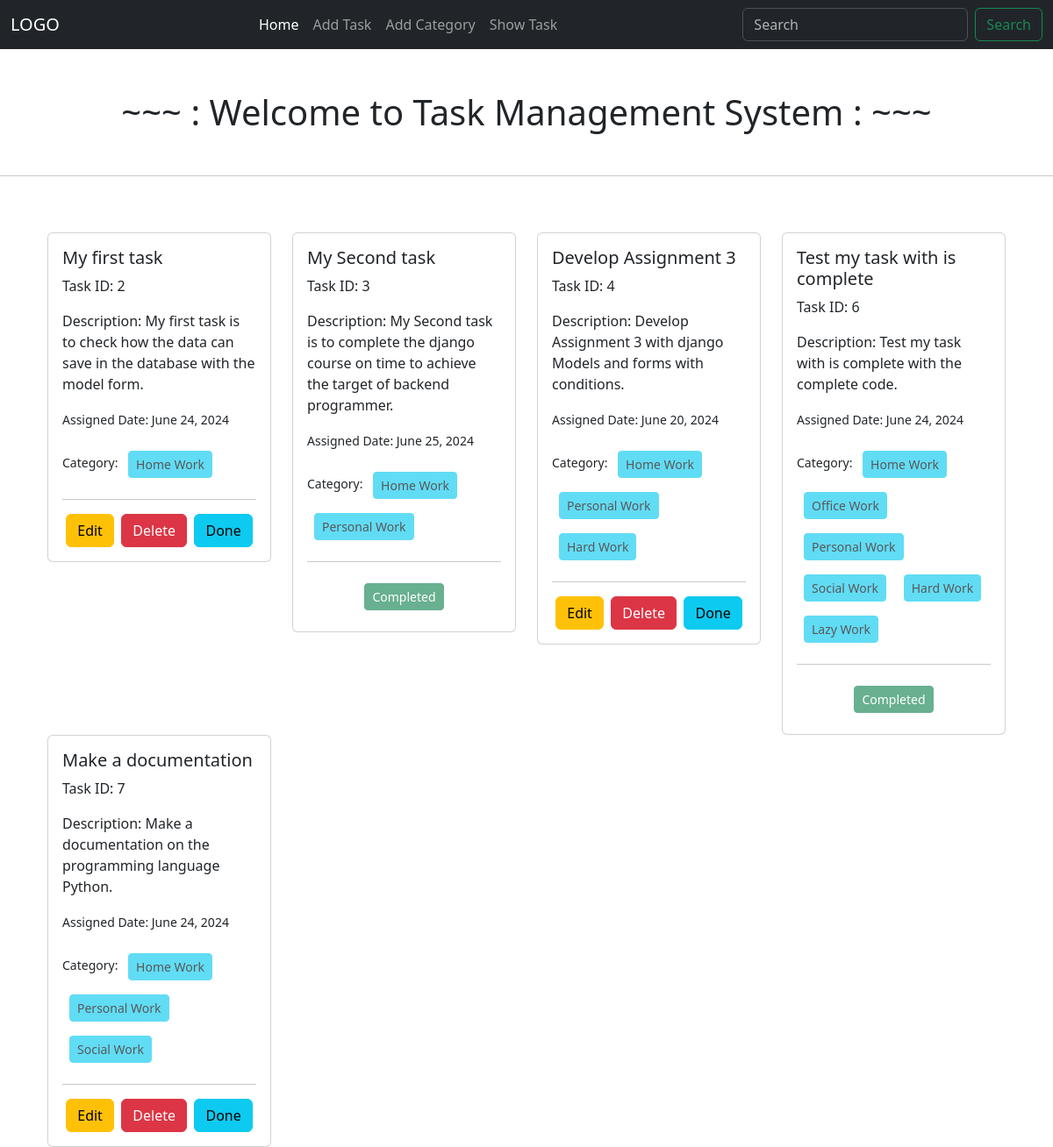
The page / on the database its author committed.
### task/models.py (models this page shows, shortened)
class Task(models.Model):
    task_title = models.CharField(max_length=100)
    task_description = models.TextField()
    is_completed = models.BooleanField(default=False)
    task_assign_date = models.DateField(default=timezone.now)
    category = models.ManyToManyField(Category)

### category/models.py (models this page shows, shortened)
class Category(models.Model):
    category_name = models.CharField(max_length=100)

### task_management_system/views.py (the view)
# urls.py: 2. Add a URL to urlpatterns:  path('', views.home, name='home')
def home(request):
    data = Task.objects.all()
    return render(request, 'show_tasks.html', {'data' : data})

### templates/show_tasks.html (shortened to what this page needs)
{% extends "base.html" %}
{% load crispy_forms_tags %}
{% block content %}
<div class="container text-center my-5">
  <h1>~~~ : Welcome to Task Management System : ~~~</h1>
</div>
<hr />
<div class="row pt-5 container m-auto">
  {% for task in data %}
  <div class="col-sm-3 mb-3 mb-sm-0">
    <div class="card">
      <div class="card-body">
        <h5 class="card-title">{{task.task_title}}</h5>
        <p class="card-text">Task ID: {{task.id }}</p>
        <p class="card-text">
          Description: {{task.task_description | truncatewords:20 }}
        </p>
        <p>
          <small>Assigned Date: {{task.task_assign_date}}</small>
        </p>
        <p>
          <small
            >Category: {% for cat in task.category.all %}
            <button class="btn btn-info btn-sm m-2" disabled>
              {{cat.category_name}}
            </button>
            {% endfor %}
          </small>
        </p>
        <hr />
        {% if task.is_completed %}
        <div class="d-flex justify-content-around align-items-center">
          <button class="btn btn-success btn-sm m-2" disabled>Completed</button>
        </div>
        {% else %}
        <div class="d-flex justify-content-around align-items-center">
          <a href="{% url 'edit_task' task.id %}" class="btn btn-warning">Edit</a>
          <a href="{% url 'delete_task' task.id %}" class="btn btn-danger">Delete</a>
          <a href="{% url 'complete_task' task.id %}" class="btn btn-info">Done</a>
        </div>
        {% endif %}
      </div>
    </div>
  </div>
  {% endfor %}
</div>
{% endblock %}

### templates/base.html (shortened to what this page needs)
<!DOCTYPE html>
<html lang="en">
<head>
    <link href="https://cdn.jsdelivr.net/npm/bootstrap@5.3.3/dist/css/bootstrap.min.css" rel="stylesheet">
</head>
<body>
    <header>
        <section class="">
            <nav class="navbar navbar-expand-lg bg-body-dark bg-dark" data-bs-theme="dark">
                <div class="container-fluid">
                  <a class="navbar-brand" href="{% url 'homepage' %}">LOGO</a>
                  <div class="collapse navbar-collapse" id="navbarSupportedContent">
                    <ul class="navbar-nav m-auto mb-2 mb-lg-0">
                      <li class="nav-item">
                        <a class="nav-link active" aria-current="page" href="{% url 'homepage' %}">Home</a>
                      </li>
                      <li class="nav-item">
                        <a class="nav-link" href="{% url 'add_task' %}">Add Task</a>
                      </li>
                      <li class="nav-item">
                        <a class="nav-link" href="{% url 'add_category' %}">Add Category</a>
                      </li>
                      <li class="nav-item">
                        <a class="nav-link" href="{% url 'show_tasks' %}">Show Task</a>
                      </li>
                    </ul>
                    <form class="d-flex" role="search">
                      <input class="form-control me-2" type="search" placeholder="Search" aria-label="Search">
                      <button class="btn btn-outline-success" type="submit">Search</button>
                    </form>
                  </div>
                </div>
              </nav>
        </section>
    </header>
    <main>
        {% block content %}
        {% endblock %}
    </main>
</body>
</html>

### rows shown on the page
Task: task_title "My first task", id "2", task_description "My first task is to check how the data can save in the database with the model form.", task_assign_date "June 24, 2024", is_completed "Edit"
Category: category_name "Home Work"
Task: task_title "My Second task", id "3", task_description "My Second task is to complete the django course on time to achieve the target of backend programmer.", task_assign_date "June 25, 2024", is_completed "Completed"
Category: category_name "Personal Work"
Task: task_title "Develop Assignment 3", id "4", task_description "Develop Assignment 3 with django Models and forms with conditions.", task_assign_date "June 20, 2024", is_completed "Edit"
Category: category_name "Hard Work"
Task: task_title "Test my task with is complete", id "6", task_description "Test my task with is complete with the complete code.", task_assign_date "June 24, 2024", is_completed "Completed"
Category: category_name "Office Work"
Category: category_name "Social Work"
Category: category_name "Lazy Work"
Task: task_title "Make a documentation", id "7", task_description "Make a documentation on the programming language Python.", task_assign_date "June 24, 2024", is_completed "Edit"
